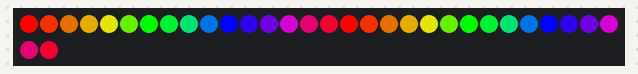
The sketch below on a simulated Arduino Uno, built with avr-gcc and run on an emulated ATmega328P. Parts: 32 RGB LEDs in strip order, left to right, continuing on the next row. What the sketch prints to the serial monitor is not drawn.

Above: at 1.65 s.
At 6.15 s:
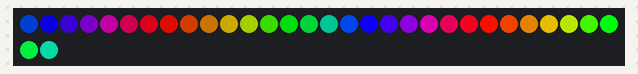
At 10.65 s:
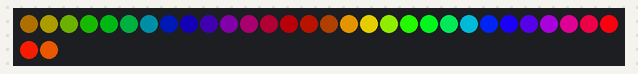
At 20.26 s:
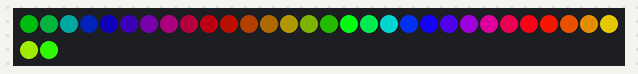
At 29.87 s:
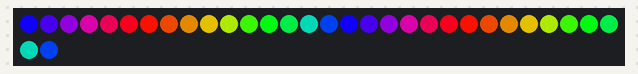
At 39.48 s:
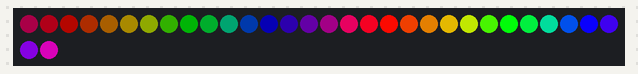

The sketch:

fadeToBlackBy_example2.ino
```cpp
//***************************************************************
// Fade up and down using fadeToBlackBy().
//
// Showing how fadeToBlackBy can also be used to fade up from
// black to colors.  Maybe less common to do it this way, but
// it's an option.
//
// Marc Miller, Oct 2021
//***************************************************************


#include "FastLED.h"
#define DATA_PIN    11
#define CLOCK_PIN   13
#define LED_TYPE    LPD8806
#define COLOR_ORDER GRB
#define NUM_LEDS    32
#define BRIGHTNESS  255
CRGB leds[NUM_LEDS];


//---------------------------------------------------------------
void setup() {
  Serial.begin(115200);  // Allows serial monitor output
  delay(1500); // startup delay
  FastLED.addLeds<LED_TYPE,DATA_PIN,CLOCK_PIN,COLOR_ORDER>(leds, NUM_LEDS).setCorrection(TypicalLEDStrip);
  FastLED.setBrightness(BRIGHTNESS);
  FastLED.clear();
  FastLED.show();
  Serial.println("\nSetup done. \n");
}


//---------------------------------------------------------------
void loop() {
  static uint8_t STATE = 1;  // starting State
  static uint8_t fadeAmount = 0;  // current fade amount
  static unsigned long previousMillis;
  static uint8_t startHue;

  EVERY_N_MILLISECONDS(30) {
    startHue++;
  }

  EVERY_N_MILLISECONDS(50) {
    switch (STATE) {
    case 1:
      {
        fadeAmount++;  // fading out
        if (fadeAmount == 255) {
          STATE = 2;
          previousMillis = millis();
        }
      }
      break;
    case 2:
      {
        if (millis() - previousMillis > 1600) {
          STATE = 3;
        }
      }
      break;
    case 3:
      {
        fadeAmount--;  // fading in
        if (fadeAmount == 0) {
          STATE = 4;
          previousMillis = millis();
        }
      }
      break;
    case 4:
      {
        if (millis() - previousMillis > 1000) {
          STATE = 1;
        }
      }
      break;
    default:
      break;
    }
    //Serial.println(fadeAmount);
  }

  fill_rainbow(leds, NUM_LEDS, startHue, NUM_LEDS/2);
  for (uint8_t i = 0; i < NUM_LEDS/2; i++) {
    leds[i].fadeToBlackBy(fadeAmount);
  }

  FastLED.show();

}
```
